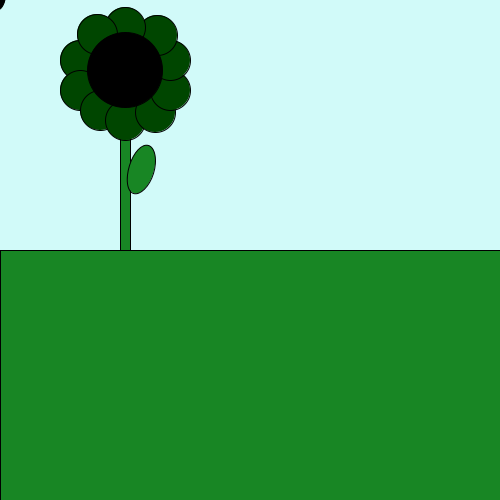
Frame 1 (no input)
Frame 60 (the mouse pressed at the canvas centre just before this capture): identical to frame 1, image omitted
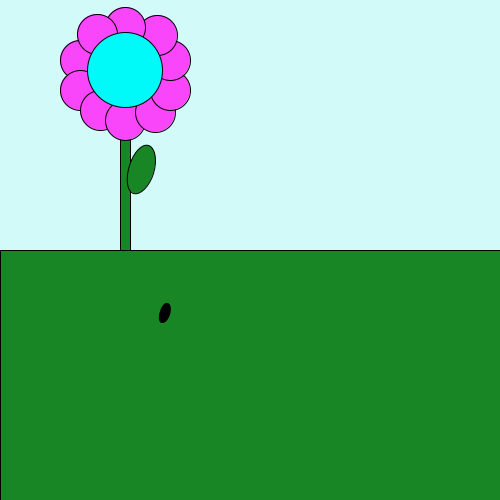
Frame 120 (the mouse held since frame 60 and released just before this capture)

The Processing sketch that drew these frames (run headless with seeded random() and noise(); from frame 60 on, the mouse is pressed at the canvas centre):

// Processing sketch: processing_23763
// ── processing_23763.pde

//lucinda threlfo processing
//Lesson two project
//Spring is Over :(

//WHAT HAPPENS?
//1. petals change colour with mouse movement
//2. centre changes colour with mouse movement
//3. "Spring is Over :("displayed in window with mouse click
//4. fly follows with mouse movement
//5. when any key is pressed the petals fly away
//6. when any key is pressed the background and grass colours change

//Variables for petals
//ellipse 1
int ellipse1X = 80;
int ellipse1Y = 60;
int ellipsew1X = 40;
int ellipseh1Y = 40;
//ellipse 2
int ellipse2X = 80;
int ellipse2Y = 90;
int ellipsew2X = 40;
int ellipseh2Y = 40;
//ellipse 3
int ellipse3X = 100;
int ellipse3Y = 110;
int ellipsew3X = 40;
int ellipseh3Y = 40;
//ellipse 4
int ellipse4X = 125;
int ellipse4Y = 120;
int ellipsew4X = 40;
int ellipseh4Y = 40;
//ellipse 5
int ellipse5X = 155;
int ellipse5Y = 112;
int ellipsew5X = 40;
int ellipseh5Y = 40;
//ellipse 6
int ellipse6X = 170;
int ellipse6Y = 90;
int ellipsew6X = 40;
int ellipseh6Y = 40;
//ellipse 7
int ellipse7X = 170;
int ellipse7Y = 60;
int ellipsew7X = 40;
int ellipseh7Y = 40;
//ellipse 8
int ellipse8X = 157;
int ellipse8Y = 35;
int ellipsew8X = 40;
int ellipseh8Y = 40;
//ellipse 9
int ellipse9X = 125;
int ellipse9Y = 27;
int ellipsew9X = 40;
int ellipseh9Y = 40;
//ellipse 10
int ellipse10X = 97;
int ellipse10Y = 34;
int ellipsew10X = 40;
int ellipseh10Y = 40;

//makes sure when the program is run the petals stay still
boolean pressed = false;
//makes sure when the program is run the background and grass are blue and green
boolean over = false;


void setup(){
  size(500,500);
 frameRate(90);//changes the speed the petals blow away
} 

void draw(){
  background(209,250,249);
  fill(24,134,36);
  rect(0,height/2,width,250);
  //grass
  //will change to brown when key is pressed
  //background will also turn black
  if(over){
    fill(39,17,5);
    background(0);
    rect(0,height/2,width,250);
    
  }
  
  //stem// doesn't change
  fill(24,134,36);
rectMode(CORNER);
rect(120,90,10,160);

//petals// change colour with mouse movement and move away with key press
fill(mouseX,70,mouseY);
int e=1;


for(e=0;e>=11;e++);{
  if (e==1);{
    ellipse(ellipse1X,ellipse1Y,ellipsew1X,ellipseh1Y);
  }
  if(e==2);{
  ellipse(ellipse2X,ellipse2Y,ellipsew2X,ellipseh2Y);
  }
   if(e==3);{
   ellipse(ellipse3X,ellipse3Y,ellipsew3X,ellipseh3Y);
  } 
  if(e==4);{
  ellipse(ellipse4X,ellipse4Y,ellipsew4X,ellipseh4Y);
  }
if(e==5);{
  ellipse(ellipse5X,ellipse5Y,ellipsew5X,ellipseh5Y);
}
if(e==6);{
  ellipse(ellipse6X,ellipse6Y,ellipsew6X,ellipseh6Y);
}
if(e==7);{
  ellipse(ellipse7X,ellipse7Y,ellipsew7X,ellipseh7Y);
}
if(e==8);{
  ellipse(ellipse8X,ellipse8Y,ellipsew8X,ellipseh8Y);
}
if(e==9);{
  ellipse(ellipse9X,ellipse9Y,ellipsew9X,ellipseh9Y);
}
if(e==10);{
    ellipse(ellipse10X,ellipse10Y,ellipsew10X,ellipseh10Y);
    
  //the if statements are pointless here as it takes twice as long to do the same thing
  
}
if(pressed){
//makes the petals move away
ellipse1X = ellipse1X - 1;
ellipse2X = ellipse2X - 1;
ellipse3Y = ellipse3Y + 1;
ellipse4Y = ellipse4Y + 1;
ellipse5Y = ellipse5Y + 1;
ellipse6X = ellipse6X + 1;
ellipse7X = ellipse7X + 1;
ellipse8Y = ellipse8Y - 1;
ellipse9Y = ellipse9Y - 1;
ellipse10Y = ellipse10Y - 1;

ellipse1Y = ellipse1Y - 1;
//doesn't need to go diagonal
ellipse3X = ellipse3X - 1;
//doesn't need to go diagonal
ellipse5X = ellipse5X + 1;
//doesn't need to go diagonal
ellipse7Y = ellipse7Y - 1;
ellipse8X = ellipse8X + 1;
//doesn't need to go diagonal
ellipse10X = ellipse10X - 1;
}

//centre// changes colour with mouse movement
fill(0,mouseX,mouseY);
ellipse(125,70,75,75);

//leaf// doesn't move
rotate(0.3);
fill(24,134,36);
ellipse(185,120,25,50);


//fly// moves with mouse
fill(0);
ellipse(mouseX,mouseY,10,20);
}   

}

//Things change with key press
void keyPressed()
{
//initiates the petals to blow way
pressed = true;
//initiates background to black and grass to brown
over= true;
  
}

//window display
void mousePressed(){
  println("Spring is Over :("); //Window reads "Spring is Over :("
}
